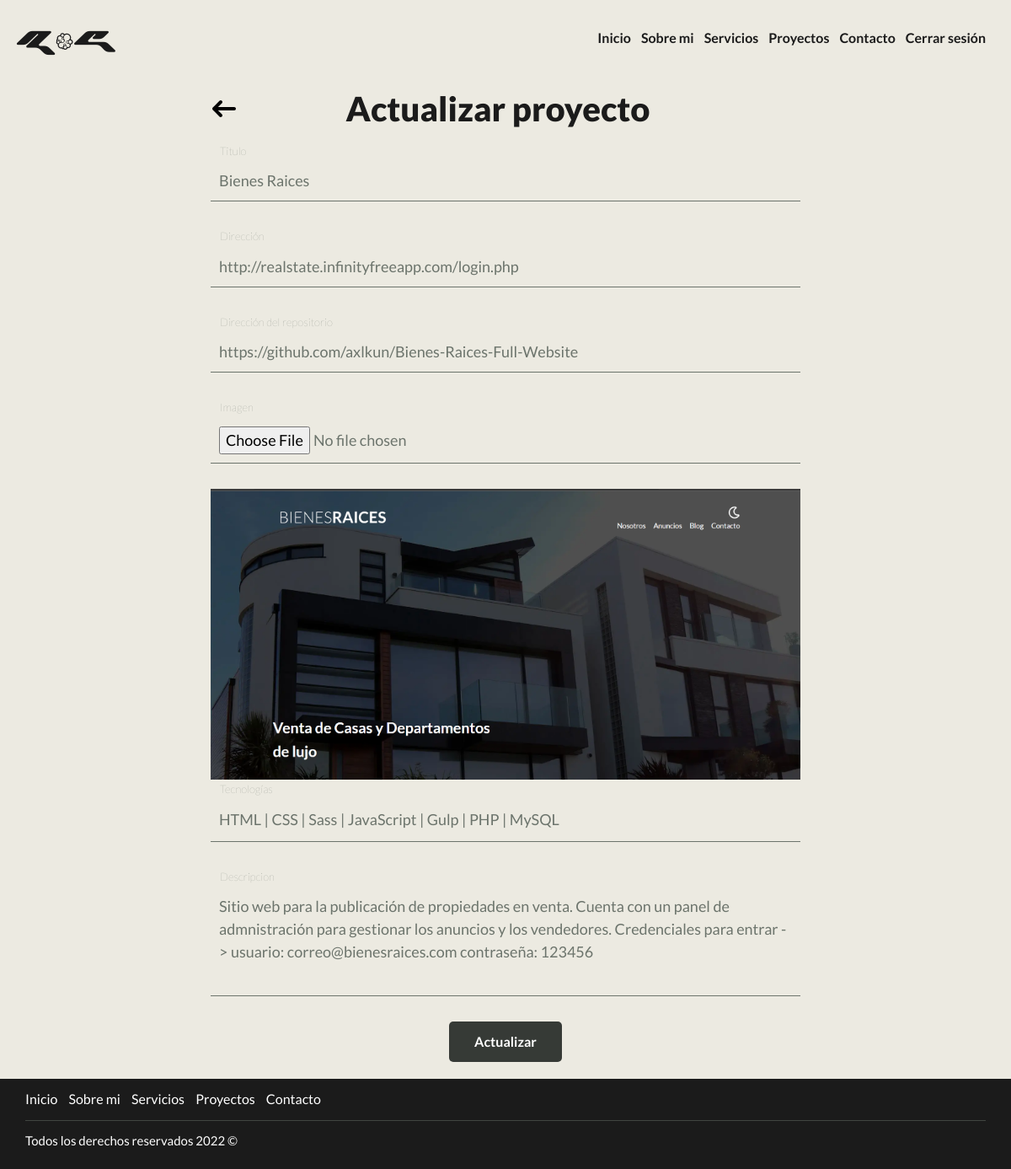
/admin/actualizar-proyecto.php?id=14 (signed in), run on the app's committed database.
### tables this page shows
CREATE TABLE `proyectos` (
  `idproyectos` int NOT NULL AUTO_INCREMENT,
  `titulo` varchar(100) NOT NULL,
  `descripcion` longtext NOT NULL,
  `link` varchar(100) NOT NULL,
  `imagen` varchar(100) NOT NULL,
  `tecnologias` varchar(100) NOT NULL,
  `github` varchar(200) NOT NULL,
  PRIMARY KEY (`idproyectos`)
);

### admin/actualizar-proyecto.php (the view, shortened to what this page needs)
<?php
$db = conectarDB();
$id = $_GET['id'];
$id = filter_var($id, FILTER_VALIDATE_INT);
$query = "SELECT * FROM proyectos WHERE idproyectos = '$id'";
$consulta = mysqli_query($db,$query);
$proyecto = mysqli_fetch_assoc($consulta);
$titulo = $proyecto['titulo'];
$link = $proyecto['link'];
$github = $proyecto['github'];
$imagen = $proyecto['imagen'];
$tecnologias = $proyecto['tecnologias'];
$descripcion = $proyecto['descripcion'];
?>
<section class="section-form">
    <div class="titulo-regresar">
        <a href="/admin/proyectos.php">
            <img class="regresar" src="/build/img/regresar.svg" alt="Regresar">
        </a>
        <h1>Actualizar proyecto</h1>
    </div>
    <form class="formulario-proyecto " method="POST" enctype="multipart/form-data">
        <label for="titulo">Titulo</label>
        <input name="titulo" id="titulo" type="text" placeholder="Ingresa el titulo del proyecto" value="<?php echo $titulo; ?>" required="required">
        <label for="link">Dirección</label>
        <input name="link" id="link" type="text" placeholder="Ingresa dirección del proyecto" value="<?php echo $link; ?>" required="required">
        <label for="github">Dirección del repositorio</label>
        <input name="github" id="github" type="text" placeholder="Ingresa dirección del repositorio del proyecto" value="<?php echo $github; ?>" required="required">
        <label for="imagen">Imagen</label>
        <input type="file" id="imagen" accept="image/jpeg, image/png" name="imagen">
        <img src="/imagenes/<?php echo $imagen ?>" alt="">
        <label for="tecnologias">Tecnologías</label>
        <textarea name="tecnologias" id="imagen" class="txtarea-tecnologias" name="" placeholder="Ingresa las tecnologías separadas por un '|'"" required><?php echo $tecnologias; ?></textarea>
        <label for=" descripcion">Descripcion</label>
        <textarea name="descripcion" id="imagen" placeholder="Describe el proyecto" required><?php echo $descripcion; ?></textarea>
        <input class="boton" type="submit" value="Actualizar">
    </form>
</section>

### build/css/app.css (style rules this page uses)
html { -webkit-text-size-adjust:100%;line-height:1.15 }
body { margin:0 }
h1 { font-size:2em;margin:.67em 0 }
a { background-color:transparent }
img { border-style:none }
button,input,optgroup,select,textarea { font-family:inherit;font-size:100%;line-height:1.15;margin:0 }
button,input { overflow:visible }
[type=button],[type=reset],[type=submit],button { -webkit-appearance:button }
textarea { overflow:auto }
html { display:block;font-size:62.5%;scroll-behavior:smooth }
*,:after,:before { box-sizing:border-box }
body { background-color:#eceae1;font-family:Lato,sans-serif;font-size:1.6rem;line-height:1.8 }
a { text-decoration:none }
img,picture { display:block;width:100% }
h1,h2,h3 { font-family:Lato,sans-serif;font-weight:300;margin:1.5rem;text-align:center }
h1 { font-size:3.8rem }
.section-form { align-items:center;display:flex;flex-direction:column;justify-content:center;margin-bottom:2rem;min-height:calc(100vh - 90px) }
.section-form .titulo-regresar { align-items:center;display:flex;justify-content:space-between;margin:0 auto;max-width:70rem;width:90% }
.section-form .titulo-regresar .regresar { max-height:5rem;max-width:5rem }
.section-form .titulo-regresar h1 { color:#1b1b1b;font-size:4rem;font-weight:900 }
.section-form .formulario-proyecto { display:flex;flex-direction:column;margin:0 auto;max-width:70rem;width:90% }
.section-form .formulario-proyecto label { color:#6c746c;font-size:13px;font-weight:200;margin:0 0 0 11px }
@media (min-width:768px) { .section-form .formulario-proyecto label { font-size:13px } }
.section-form .formulario-proyecto input:not([type=submit]),.section-form .formulario-proyecto textarea { background-color:#eceae1;border:0;border-bottom:1px solid #6c746c;color:#6c746c;font-size:18px;font-weight:400;line-height:1.5;margin-bottom:3rem;padding:1rem }
@media (min-width:768px) { .section-form .formulario-proyecto input:not([type=submit]),.section-form .formulario-proyecto textarea { min-width:50rem } }
.section-form .formulario-proyecto textarea { max-height:8rem;resize:none }
@media (min-width:768px) { .section-form .formulario-proyecto textarea { max-height:5rem } }
.section-form .formulario-proyecto textarea:last-of-type { min-height:13rem }
@media (min-width:768px) { .section-form .formulario-proyecto textarea:last-of-type { min-height:13rem } }
.section-form .formulario-proyecto input.boton { background-color:#363a36;border:none;border-radius:.5rem;color:#fff;display:block;font-weight:700;margin:0 auto;padding:1.5rem 3rem;text-align:center;text-decoration:none }

### data on the page
proyectos: titulo "Bienes Raices", link "http://realstate.infinityfreeapp.com/login.php", github "https://github.com/axlkun/Bienes-Raices-Full-Website", imagen (picture), tecnologias "HTML | CSS | Sass | JavaScript | Gulp | PHP | MySQL", descripcion "Sitio web para la publicación de propiedades en venta. Cuenta con un panel de admnistración para gestionar los anuncios y los vendedores. Credenciales para entrar -> usuario: correo@bienesraices.com contraseña: 123456"
